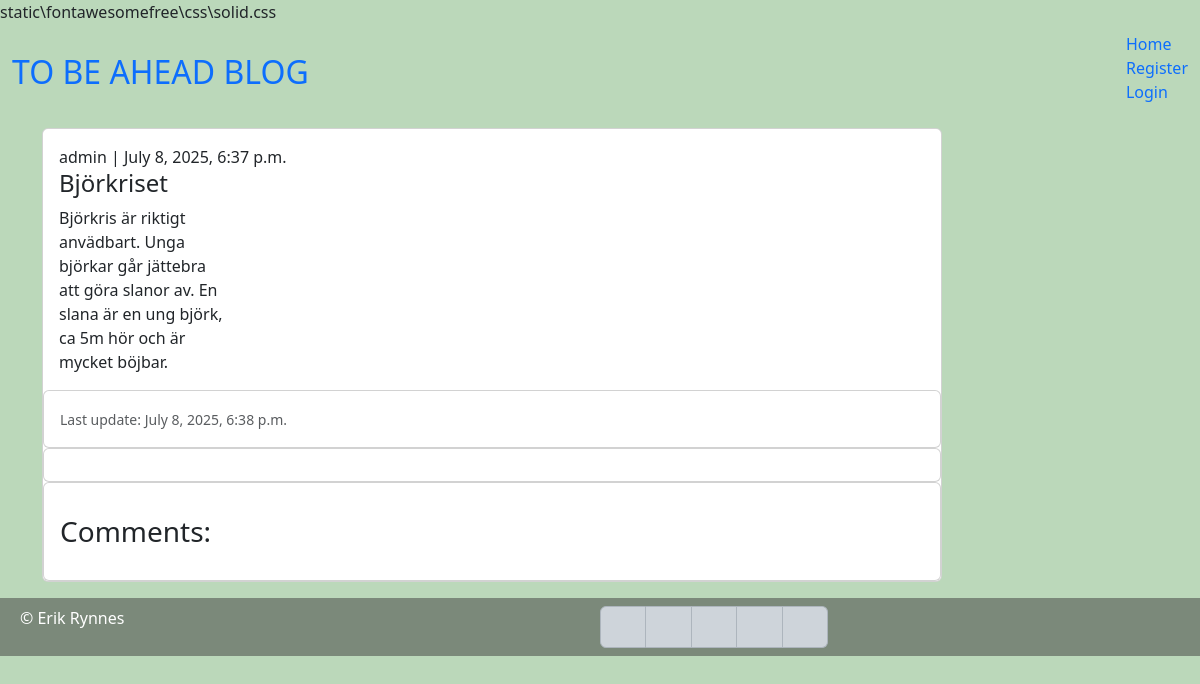
Before: /bjorkriset/ with the older database file.
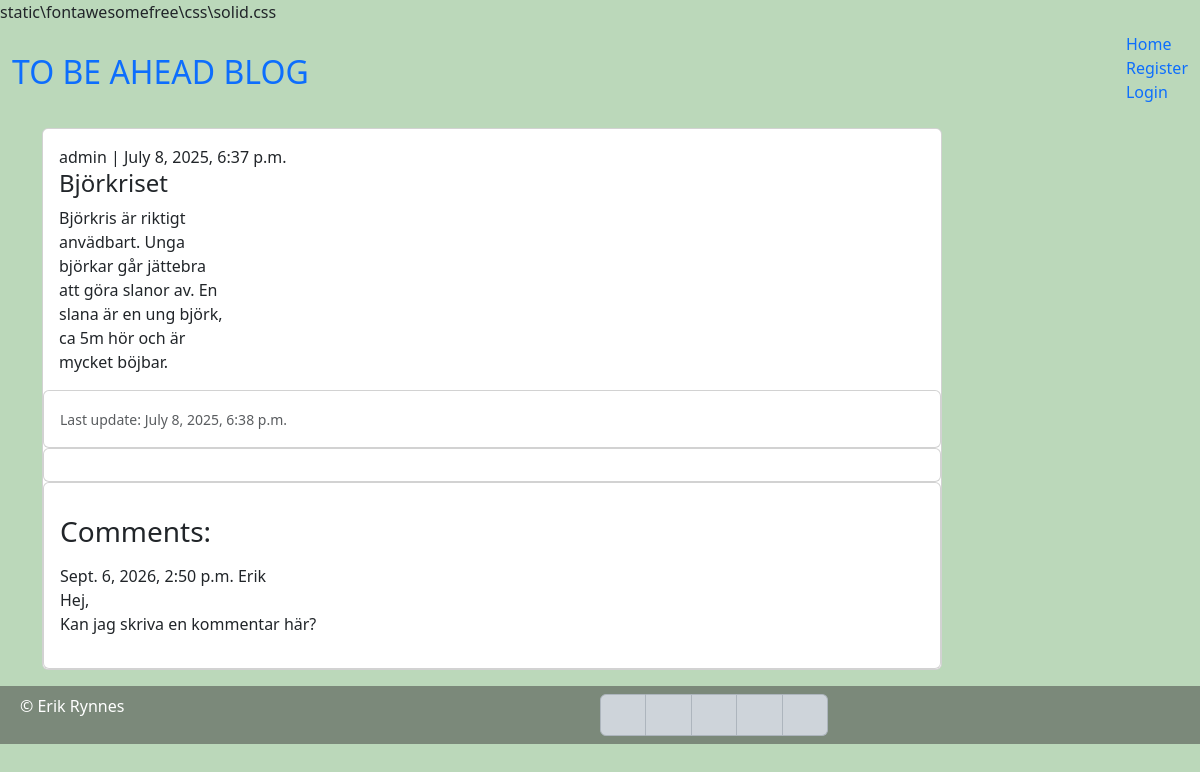
After: the same page with the newer database file.
### everydayblog/models.py (models this page shows, shortened)
class Post(models.Model):    # Django db queries
    title = models.CharField(max_length=220, unique=True)
    slug = models.SlugField(max_length=200, unique=True)
    created_on = models.DateTimeField(auto_now_add=True)
    author = models.ForeignKey(
        User, on_delete=models.CASCADE, related_name='everydayblog_post')
    featured_image = CloudinaryField('image', default='placeholder')
    content = models.TextField()
    status = models.CharField(
        max_length=1, choices=STATUS_CHOICES, default='d')
    approved = models.BooleanField(default=False)
    category = models.IntegerField(choices=CATEGORY_CHOICES, default=2)
    updated_on = models.DateTimeField(auto_now=True)

class Comment(models.Model):     # Django db queries
    post = models.ForeignKey(
        Post, on_delete=models.CASCADE, related_name='comments')
    body = models.TextField()
    created_on = models.DateTimeField(auto_now_add=True)
    name = models.CharField(max_length=50)
    approved = models.BooleanField(default=False)

### everydayblog/views.py (the view, shortened to what this page needs)
# urls.py: path('<slug:slug>/', views.PostDetail.as_view(), name='post_detail'),
class PostDetail(View):
    def get(self, request, slug, *args, **kwargs):
        queryset = Post.objects.filter(status='p')
        post = get_object_or_404(queryset, slug=slug)
        comments = post.comments.filter(approved=True).order_by('created_on')
        return render(
            request,
            'post_detail.html',
            {
                'post': post,
                'comments': comments,
                'commented': False,
                'comment_form': CommentForm()
            },
        )

### templates/post_detail.html (shortened to what this page needs)
{% extends "base.html" %}{% block content %}
{% load static %}{% load crispy_forms_tags %}
<div class="container">
    <div class="card mb-3" style="max-width: 900px;">
        <div class="row g-0">
            <div class="col-md-4">
                <div class="card-img-overlay">
                <p class="post-subtitle">{{ post.author }} | {{ post.created_on }}</p>
                </div>
            <div class="col-md-8">
                <div class="card-body">
                    <h4 class="card-title">{{ post.title }}</h4>
                    <p class="card-text">{{ post.content | safe }}</p>
                </div>
            </div>
            </div>
            <div class="card">
                <div class="card-body">
                    <p class="card-text"><small class="text-body-secondary">Last update: {{ post.updated_on }}</small></p>
                </div>
            </div>
            <div class="card">
                <div class="card-body">
                </div>
            </div>
            <div class="card">
                <div class="card-body">
                    <p class="card-text"><h3>Comments:</h3></p>
                    {% for comment in comments %}
                    {{ comment.created_on }}
                    {{ comment.name }}
                    {{ comment.body | linebreaks }}
                    {% endfor %}
                </div>
            </div>
        </div>
    </div>
</div>
{% endblock content %}

### templates/base.html (shortened to what this page needs)
{% load static %}
<!DOCTYPE html>
<html lang="en">
<head>
    <link href="https://cdn.jsdelivr.net/npm/bootstrap@5.3.0-alpha3/dist/css/bootstrap.min.css" rel="stylesheet">
    <link href="{% static 'fontawesomefree/css/fontawesome.css' %}" rel="stylesheet" type="text/css">
    <link href="{% static 'fontawesomefree/css/brands.css' %}" rel="stylesheet" type="text/css">static\fontawesomefree\css\solid.css
    <link href="{% static 'fontawesomefree/css/solid.css' %}" rel="stylesheet" type="text/css">
    <link rel="stylesheet" href="{% static 'css/style.css' %}">
</head>
<body>
    <header>
        {% include 'includes/navbar.html' %}
    </header>
{% block content %}
{% endblock content %}
    <footer class="footer">
        {% include 'includes/footer.html' %}
    </footer>
</body>
</html>

### templates/includes/navbar.html (shortened to what this page needs)
{% load static %}
<nav class="navbar">
    <div class="container-fluid">
        <a href="{% url 'home' %}"><h2><span>To Be Ahead Blog</span></h2></a>
        <div>
            <ul>
                <li>
                    <a href="{% url 'home' %}">Home</a>
                </li>
                {% if user.is_authenticated %}
                <li>
                    <a href="{% url 'account_logout' %}">Logout</a>
                </li>
                {% else %}
                <li>
                    <a href="{% url 'account_signup' %}">Register</a>
                </li>
                <li>
                    <a href="{% url 'account_login' %}">Login</a>
                </li>
                {% endif %}
            </ul>
        </div>
    </div>
</nav>

### templates/includes/footer.html
{% load static %}
<div class="row container-fluid">
    <div class="col-6">&copy; Erik Rynnes</div>
    <div class="col-6">
        <nav class="">
            <ul id="icons" class="list-group list-group-horizontal-sm">
                <li class="list-group-item list-group-item-dark">
                    <a href="mailto:to_be_ahead@yahoo.com" target="_blank" aria-label="Send a email (opens your email-program in a new tab)"><i class="fa-solid fa-envelope"></i></a>
                </li>
                <li class="list-group-item list-group-item-dark">
                    <a href="tel:+46707070707" target="_blank"><i class="fa-solid fa-square-phone"></i></a>
                </li>
                <li class="list-group-item list-group-item-dark">
                    <a href="https://www.instagram.com/" target="_blank" rel="noopener" aria-label="Visit our Instagram account  (opens in a new tab)"><i class="fa-brands fa-square-instagram"></i></a>
                </li>
                <li class="list-group-item list-group-item-dark">
                    <a href="https://twitter.com/To_Be_Ahead" target="_blank" rel="noopener" aria-label="Visit our Twitter account  (opens in a new tab)"><i class="fa-brands fa-square-twitter"></i></a>
                </li>
                <li class="list-group-item list-group-item-dark">
                    <a href="https://www.facebook.com/" target="_blank" rel="noopener" aria-label="Visit our Facebook page  (opens in a new tab)"><i class="fa-brands fa-square-facebook"></i></a>
                </li>
            </ul>
        </nav>
    </div>
</div>

### static/css/style.css (style rules this page uses)
:root { --col-main: #bbd8ba; --col-main: #7b897a; }
h1, h2 { text-transform: uppercase; }
a { text-decoration: none; }
li { list-style-type: none; }
body { background-color: #bbd8ba; }
.footer { background-color: #7b897a; padding: 0.5rem; color: #fff; }

Changed rows visible on the page:
added Comment: created_on "Sept. 6, 2026, 2:50 p.m.", name "Erik", body "Hej, Kan jag skriva en kommentar här?"
